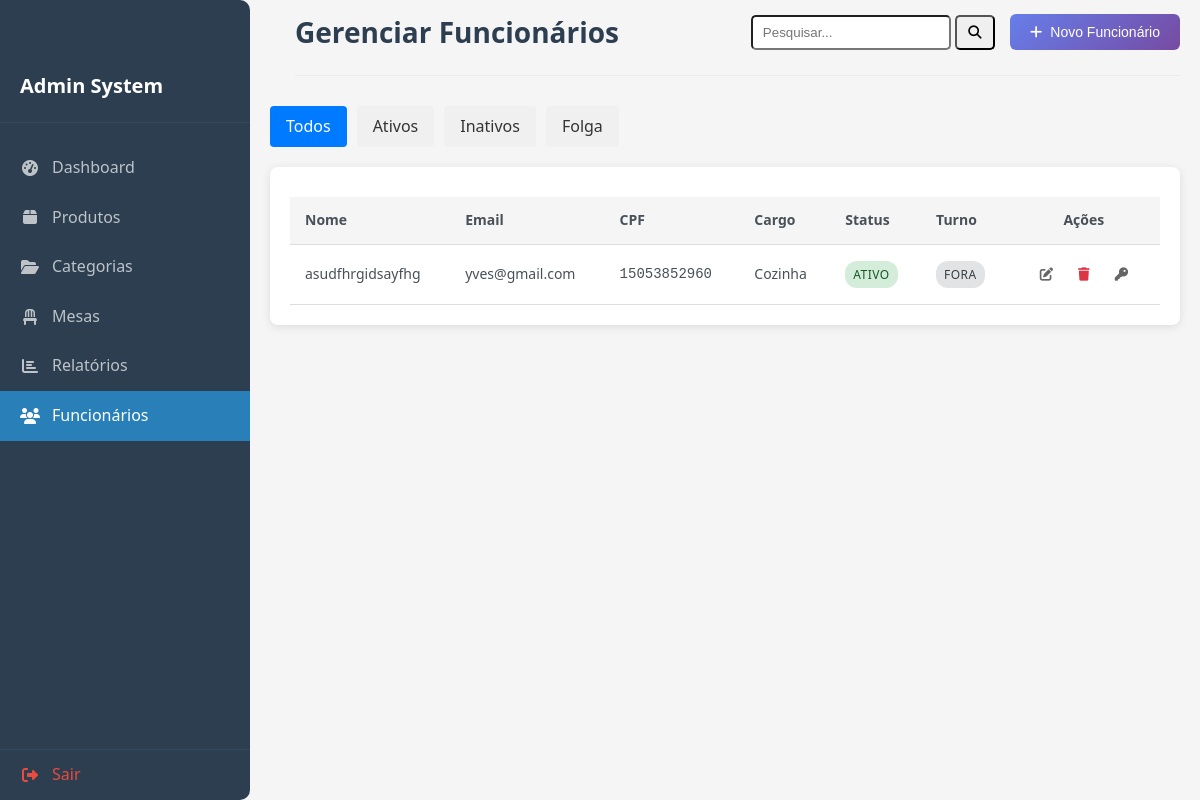
Screenshot of /gecom-adm/funcionarios.php (signed in) with the database file from the repository.
### tables this page shows
CREATE TABLE `employees` (
  `id` int NOT NULL AUTO_INCREMENT,
  `name` varchar(100) NOT NULL,
  `email` varchar(100) NOT NULL,
  `cpf` varchar(14) NOT NULL,
  `phone` varchar(20) DEFAULT NULL,
  `position` enum('garcom','caixa','cozinha','gerente') NOT NULL,
  `pin_code` varchar(6) DEFAULT NULL,
  `status` enum('ativo','inativo','folga') DEFAULT 'ativo',
  `created_at` timestamp NULL DEFAULT CURRENT_TIMESTAMP,
  `updated_at` timestamp NULL DEFAULT CURRENT_TIMESTAMP ON UPDATE CURRENT_TIMESTAMP,
  PRIMARY KEY (`id`),
  UNIQUE KEY `email` (`email`),
  UNIQUE KEY `cpf` (`cpf`)
);

### gecom-adm/funcionarios.php (the view, shortened to what this page needs)
<?php
require_once 'config/database.php';
$search = $_GET['search'] ?? '';
$status_filter = $_GET['status'] ?? 'all';
$query = "SELECT e.*,
          (SELECT COUNT(*) FROM employee_shifts WHERE employee_id = e.id AND end_time IS NULL) AS is_working
          FROM employees e";
$params = [];
$query .= " ORDER BY e.status, e.name";
$stmt = $pdo->prepare($query);
$stmt->execute($params);
$employees = $stmt->fetchAll();
?>
<!DOCTYPE html>
<html lang="pt-BR">
<head>
    <link rel="stylesheet" href="assets/css/style.css?v=1.1">
    <link rel="stylesheet" href="https://cdnjs.cloudflare.com/ajax/libs/font-awesome/6.0.0/css/all.min.css">
</head>
<body>
    <?php include 'includes/sidebar.php'; ?>
    <div class="main-content">
        <div class="header">
            <h1> Gerenciar Funcionários</h1>
            <div class="header-actions" style="flex-wrap: wrap;">
                <form method="get" class="search-form">
                    <input style="height: 35px; width: 200px; border-radius: 5px; padding-left: 10px; " type="text" name="search" placeholder="Pesquisar..." value="<?= htmlspecialchars($search) ?>">
                    <button style="height: 35px; width: 40px; border-radius: 5px; transition: 0.4s" type="submit"><i class="fas fa-search"></i></button>
                </form>
                <button class="btn btn-primary" onclick="openModal()">
                    <i class="fas fa-plus"></i> Novo Funcionário
                </button>
            </div>
        </div>
        <div class="filters">
            <a href="?status=all" class="filter-btn <?= $status_filter === 'all' ? 'active' : '' ?>">Todos</a>
            <a href="?status=ativo" class="filter-btn <?= $status_filter === 'ativo' ? 'active' : '' ?>">Ativos</a>
            <a href="?status=inativo" class="filter-btn <?= $status_filter === 'inativo' ? 'active' : '' ?>">Inativos</a>
            <a href="?status=folga" class="filter-btn <?= $status_filter === 'folga' ? 'active' : '' ?>">Folga</a>
        </div>
        <div class="card">
            <div class="card-content">
                <div class="table-responsive">
                    <table class="table">
                        <thead>
                            <tr>
                                <th>Nome</th>
                                <th>Email</th>
                                <th>CPF</th>
                                <th>Cargo</th>
                                <th>Status</th>
                                <th>Turno</th>
                                <th style="text-align: center;">Ações</th>
                            </tr>
                        </thead>
                        <tbody>
                            <?php foreach ($employees as $employee): ?>
                                <tr>
                                    <td><?= htmlspecialchars($employee['name']) ?></td>
                                    <td><?= htmlspecialchars($employee['email']) ?></td>
                                    <td class="cpf"><?= htmlspecialchars($employee['cpf']) ?></td>
                                    <td><?= ucfirst($employee['position']) ?></td>
                                    <td>
                                        <span class="badge badge-<?=
                                                                    $employee['status'] === 'ativo' ? 'success' : ($employee['status'] === 'folga' ? 'warning' : 'secondary')
                                                                    ?>">
                                            <?= ucfirst($employee['status']) ?>
                                        </span>
                                    </td>
                                    <td>
                                        <?php if ($employee['is_working']): ?>
                                            <span class="badge badge-success">Em turno</span>
                                        <?php else: ?>
                                            <span class="badge badge-secondary">Fora</span>
                                        <?php endif; ?>
                                    </td>
                                    <td class="actions">
                                        <button class="btn-icon" onclick="editEmployee(<?= $employee['id'] ?>)">
                                            <i class="fas fa-edit"></i>
                                        </button>
                                        <button class="btn-icon btn-danger" onclick="confirmDelete(<?= $employee['id'] ?>)">
                                            <i class="fas fa-trash"></i>
                                        </button>
                                        <?php if ($employee['status'] === 'ativo'): ?>
                                            <button class="btn-icon btn-info" onclick="generatePin(<?= $employee['id'] ?>)" title="Gerar PIN">
                                                <i class="fas fa-key"></i>
                                            </button>
                                        <?php endif; ?>
                                    </td>
                                </tr>
                            <?php endforeach; ?>
                        </tbody>
                    </table>
                </div>
            </div>
        </div>
    </div>
</body>
</html>

### gecom-adm/assets/css/style.css (style rules this page uses)
* { margin: 0; padding: 0; box-sizing: border-box; }
body { font-family: "Segoe UI", Tahoma, Geneva, Verdana, sans-serif; background-color: #f5f5f5; color: #333; line-height: 1.6; display: flex; flex-direction: row; height: 100vh; overflow: hidden; margin: 0; padding: 0; }
.main-content { display: flex; flex-direction: column; width: 100%; height: 100vh; overflow-y: auto; padding: 0px 20px 0px 20px; }
.header { display: flex; justify-content: space-between; align-items: center; margin-bottom: 30px; padding-bottom: 20px; border-bottom: 1px solid #e9ecef; margin-top: 10px; margin-left: 25px; }
.header h1 { font-size: 28px; color: #2c3e50; margin: 0; }
.header-actions { display: flex; gap: 15px; align-items: center; }
.card { background: white; border-radius: 8px; box-shadow: 0 2px 10px rgba(0, 0, 0, 0.1); margin-bottom: 20px; }
.card-content { padding: 20px; }
.btn { display: inline-flex; align-items: center; gap: 8px; padding: 10px 20px; border: none; border-radius: 6px; font-size: 14px; font-weight: 500; cursor: pointer; text-decoration: none; transition: all 0.3s; white-space: nowrap; }
.btn-primary { background: linear-gradient(135deg, #667eea 0%, #764ba2 100%); color: white; }
.btn-danger { background: #dc3545; color: white; }
.btn-icon { background: none; border: none; padding: 8px; border-radius: 4px; cursor: pointer; color: #666; transition: all 0.3s; padding: 10px; justify-content: center; }
.btn-icon.btn-danger { color: #dc3545; }
.table-responsive { overflow-x: auto; }
.table { width: 100%; border-collapse: collapse; margin-top: 10px; }
.table th, .table td { padding: 12px; text-align: left; border-bottom: 1px solid #e9ecef; }
.table th { background-color: #f8f9fa; font-weight: 600; color: #495057; font-size: 14px; }
.table td { font-size: 14px; color: #495057; }
.badge { display: inline-block; padding: 4px 8px; font-size: 12px; font-weight: 500; border-radius: 4px; text-transform: uppercase; letter-spacing: 0.5px; }
.badge-success { background-color: #d4edda; color: #155724; }
.badge-secondary { background-color: #e2e3e5; color: #383d41; }
.filters { display: flex; gap: 10px; margin-bottom: 20px; }
.filter-btn { padding: 8px 16px; border-radius: 4px; background-color: #f0f0f0; color: #333; text-decoration: none; transition: all 0.3s; }
.filter-btn.active { background-color: #007bff; color: white; }
.cpf, .phone { font-family: monospace; }
.actions { display: flex; gap: 5px; justify-content: center; }
.badge { display: inline-block; padding: 4px 8px; border-radius: 12px; font-size: 12px; font-weight: 500; }
.table { width: 100%; border-collapse: collapse; }
.table th, .table td { padding: 12px 15px; text-align: left; border-bottom: 1px solid #ddd; }
.table th { background-color: #f5f5f5; }
.badge { padding: 4px 8px; border-radius: 12px; font-size: 12px; }

### gecom-adm/includes/sidebar.php (style rules this page uses)
* { margin: 0; padding: 0; box-sizing: border-box; }
body { font-family: "Segoe UI", Tahoma, Geneva, Verdana, sans-serif; background-color: #f5f5f5; color: #333; line-height: 1.6; display: flex; flex-direction: row; height: 100vh; overflow: hidden; margin: 0; padding: 0; }
.main-content { display: flex; flex-direction: column; width: 100%; height: 100vh; overflow-y: auto; padding: 0px 20px 0px 20px; transition: margin-left 0.3s ease; }
.header { display: flex; justify-content: space-between; align-items: center; margin-bottom: 30px; padding-bottom: 20px; border-bottom: 1px solid #e9ecef; margin-top: 10px; }
.header h1 { font-size: 28px; color: #2c3e50; margin: 0; }
.header-actions { display: flex; gap: 15px; align-items: center; }
@media (min-width: 992px) { .main-content { margin-left: 0; width: calc(100% - 250px); } }

### rows the page displays
employees: name "asudfhrgidsayfhg", email "yves@gmail.com", cpf "15053852960", position "Cozinha", status "ATIVO"
